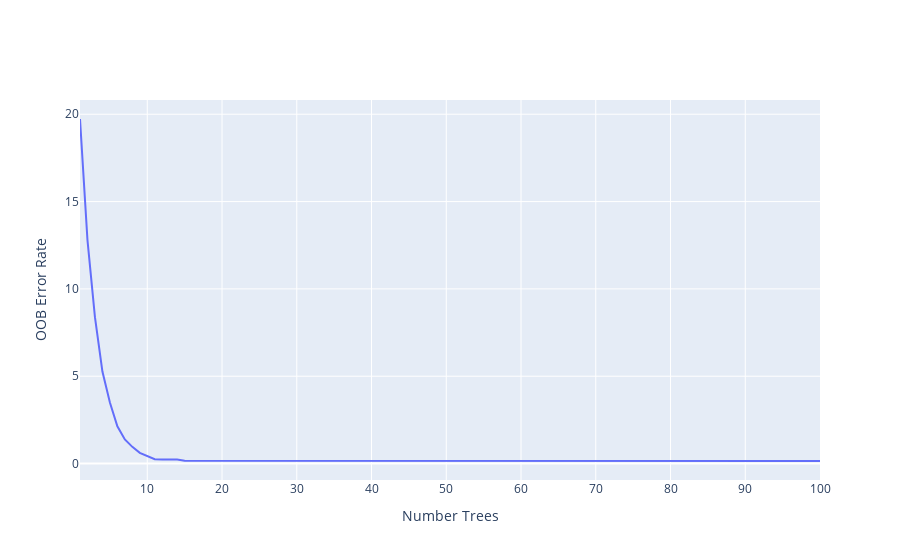

The code cell stored with this chart in its notebook:
### Markdown cell above
### Understand the estimators and they impact OOB errors

### Code cell
#S8 Understand optimal Number of trees using OOB Error Rate

from collections import OrderedDict
ensemble_clfs = [("rfr",RandomForestRegressor(n_jobs=-1, max_depth=4, criterion='mse',
                                              max_features='auto', oob_score=True, random_state=RANDOM_SEED))]

error_rate = OrderedDict((label, []) for label, _ in ensemble_clfs)
# Range of trees
min_estimators = 1
max_estimators = 100

for label, clf in ensemble_clfs:
    for i in range(min_estimators, max_estimators + 1):
        clf.set_params(n_estimators=i)
        clf.fit(X_train , y_train )

        # Record the OOB error for each `n_estimators=i` setting.
        oob_error = 1 - clf.oob_score_
        error_rate[label].append((i, oob_error))

# Plot Error rate
data = []
for label, clf_err in error_rate.items():
    xs, ys = zip(*clf_err)
    trace = go.Scatter(x=xs, y=ys,name=label,mode='lines')
    data.append(trace)
    layout = go.Layout(xaxis=dict(title='Number Trees'),yaxis=dict(title='OOB Error Rate'),hovermode='closest')
fig = go.Figure(data=data, layout=layout)

plotly.offline.init_notebook_mode(connected=True)
plotly.offline.iplot(fig)

### Figure 1 — Plotly figure (JSON) as saved in the notebook; plotly's stock layout.template omitted (floating-point values rounded to 4 significant figures)
{"data": [{"mode": "lines", "name": "rfr", "type": "scatter", "x": [1, 2, 3, 4, 5, 6, 7, 8, 9, 10, 11, 12, 13, 14, 15, 16, 17, 18, 19, 20, 21, 22, 23, 24, 25, 26, 27, 28, 29, 30, 31, 32, 33, 34, 35, 36, 37, 38, 39, 40, 41, 42, 43, 44, 45, 46, 47, 48, 49, 50, 51, 52, 53, 54, 55, 56, 57, 58, 59, 60, 61, 62, 63, 64, 65, 66, 67, 68, 69, 70, 71, 72, 73, 74, 75, 76, 77, 78, 79, 80, 81, 82, 83, 84, 85, 86, 87, 88, 89, 90, 91, 92, 93, 94, 95, 96, 97, 98, 99, 100], "y": [19.73, 12.79, 8.383, 5.265, 3.499, 2.132, 1.381, 0.9555, 0.6153, 0.4411, 0.2479, 0.2389, 0.2368, 0.2339, 0.1643, 0.1636, 0.1644, 0.1637, 0.1626, 0.1629, 0.1612, 0.1614, 0.1636, 0.1623, 0.1617, 0.1588, 0.1584, 0.1558, 0.155, 0.1534, 0.1532, 0.1519, 0.1531, 0.1536, 0.1542, 0.152, 0.154, 0.1546, 0.1522, 0.1522, 0.1527, 0.1533, 0.153, 0.1538, 0.152, 0.1513, 0.1501, 0.1498, 0.1489, 0.1501, 0.1502, 0.1501, 0.1504, 0.1496, 0.1495, 0.1493, 0.1485, 0.1488, 0.1497, 0.1491, 0.1495, 0.1497, 0.1498, 0.1501, 0.1497, 0.1485, 0.1476, 0.1468, 0.1466, 0.1463, 0.1465, 0.1466, 0.1469, 0.1464, 0.1459, 0.1464, 0.1467, 0.1475, 0.1482, 0.148, 0.1478, 0.1476, 0.1475, 0.1475, 0.1467, 0.1467, 0.1485, 0.1481, 0.1482, 0.1486, 0.1491, 0.1485, 0.1487, 0.1485, 0.1485, 0.1477, 0.1472, 0.1468, 0.1468, 0.1468]}], "layout": {"hovermode": "closest", "xaxis": {"title": {"text": "Number Trees"}}, "yaxis": {"title": {"text": "OOB Error Rate"}}}}
